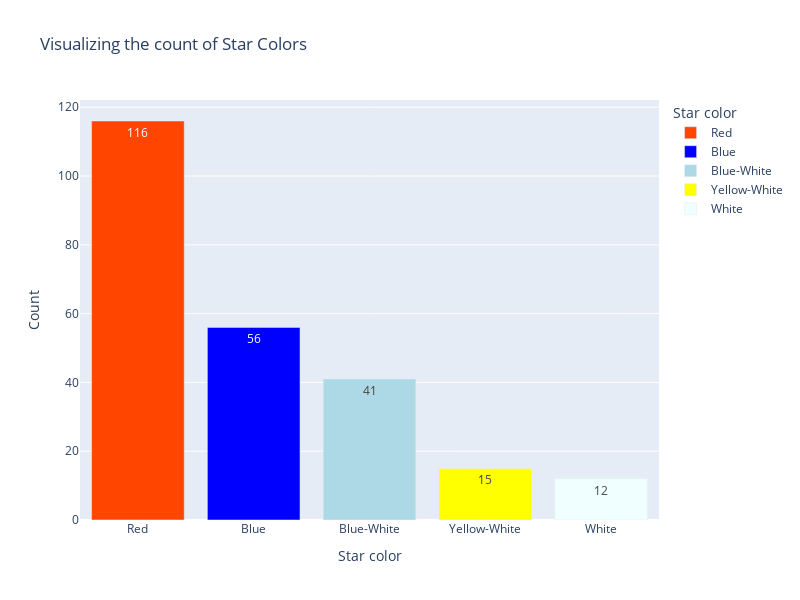

Notebook code cell kept with this figure:
### Code cell
# Calculating value counts for 'Star color'
star_color_counts = star_df['Star color'].value_counts().reset_index()
star_color_counts.columns = ['Star color', 'Count']

# Creating the bar plot
fig = px.bar(star_color_counts, x='Star color', y='Count', 
             title='Visualizing the count of Star Colors',
             text='Count', # This adds labels to the bars
             color='Star color', # This changes the color of the bars based on the 'Star color' column
             color_discrete_map= {'Red': 'OrangeRed', 'Blue' : 'blue', 'Blue-White': 'lightblue', 'White': 'azure', 'Yellow-White': 'yellow'})

fig.update_layout(height=600, width=800)
fig.show()

# To save the figure
fig.write_image(base_dir+'star_colors_viz.png')

### Figure 1 — Plotly figure (JSON) as saved in the notebook; plotly's stock layout.template omitted (floating-point values rounded to 4 significant figures)
{"data": [{"alignmentgroup": "True", "hovertemplate": "Star color=%{x}<br>Count=%{text}<extra></extra>", "legendgroup": "Red", "marker": {"color": "OrangeRed", "pattern": {"shape": ""}}, "name": "Red", "offsetgroup": "Red", "orientation": "v", "showlegend": true, "text": [116], "textposition": "auto", "type": "bar", "x": ["Red"], "xaxis": "x", "y": [116], "yaxis": "y"}, {"alignmentgroup": "True", "hovertemplate": "Star color=%{x}<br>Count=%{text}<extra></extra>", "legendgroup": "Blue", "marker": {"color": "blue", "pattern": {"shape": ""}}, "name": "Blue", "offsetgroup": "Blue", "orientation": "v", "showlegend": true, "text": [56], "textposition": "auto", "type": "bar", "x": ["Blue"], "xaxis": "x", "y": [56], "yaxis": "y"}, {"alignmentgroup": "True", "hovertemplate": "Star color=%{x}<br>Count=%{text}<extra></extra>", "legendgroup": "Blue-White", "marker": {"color": "lightblue", "pattern": {"shape": ""}}, "name": "Blue-White", "offsetgroup": "Blue-White", "orientation": "v", "showlegend": true, "text": [41], "textposition": "auto", "type": "bar", "x": ["Blue-White"], "xaxis": "x", "y": [41], "yaxis": "y"}, {"alignmentgroup": "True", "hovertemplate": "Star color=%{x}<br>Count=%{text}<extra></extra>", "legendgroup": "Yellow-White", "marker": {"color": "yellow", "pattern": {"shape": ""}}, "name": "Yellow-White", "offsetgroup": "Yellow-White", "orientation": "v", "showlegend": true, "text": [15], "textposition": "auto", "type": "bar", "x": ["Yellow-White"], "xaxis": "x", "y": [15], "yaxis": "y"}, {"alignmentgroup": "True", "hovertemplate": "Star color=%{x}<br>Count=%{text}<extra></extra>", "legendgroup": "White", "marker": {"color": "azure", "pattern": {"shape": ""}}, "name": "White", "offsetgroup": "White", "orientation": "v", "showlegend": true, "text": [12], "textposition": "auto", "type": "bar", "x": ["White"], "xaxis": "x", "y": [12], "yaxis": "y"}], "layout": {"barmode": "relative", "height": 600, "legend": {"title": {"text": "Star color"}, "tracegroupgap": 0}, "title": {"text": "Visualizing the count of Star Colors"}, "width": 800, "xaxis": {"anchor": "y", "categoryarray": ["Red", "Blue", "Blue-White", "Yellow-White", "White"], "categoryorder": "array", "domain": [0, 1], "title": {"text": "Star color"}}, "yaxis": {"anchor": "x", "domain": [0, 1], "title": {"text": "Count"}}}}
